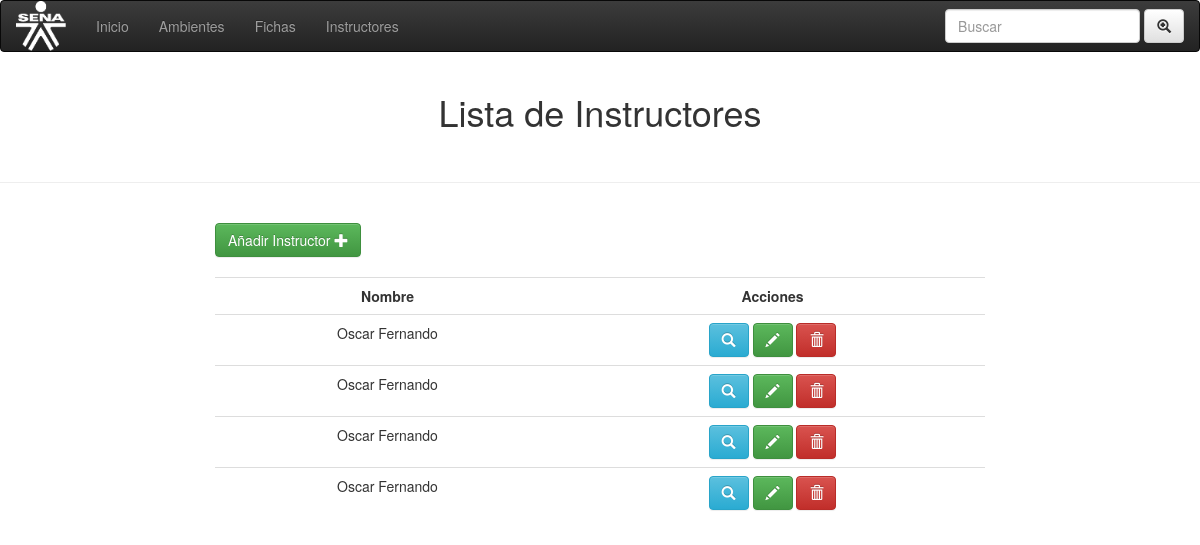
The app's page /instructores/gestionarIns.php, older data.
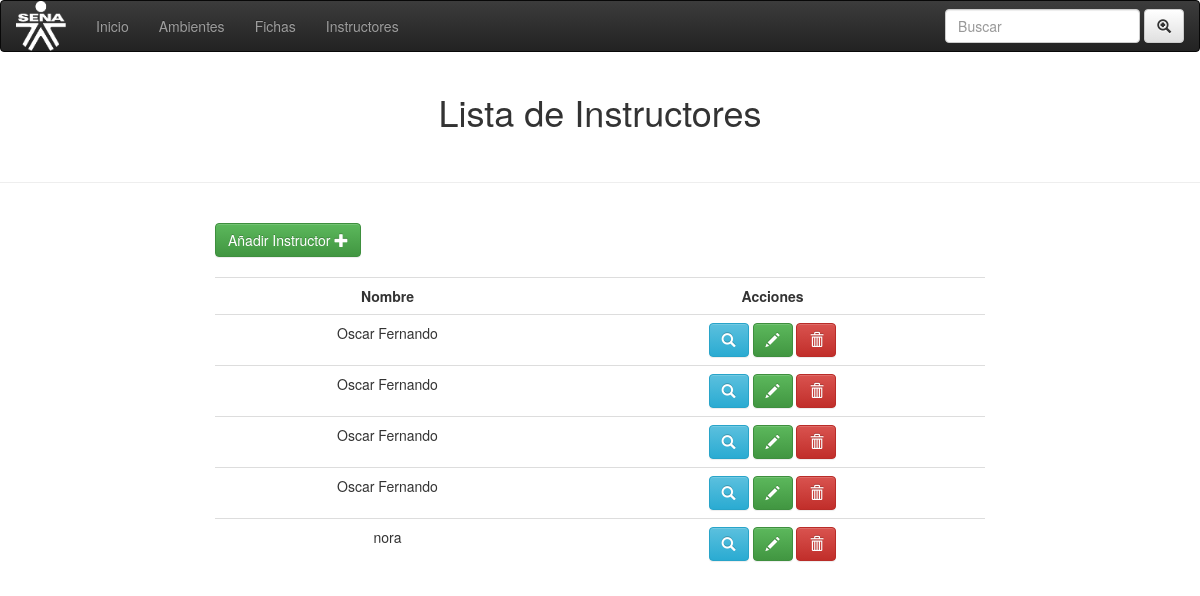
The same page, newer data.
### tables this page shows
CREATE TABLE `instructores` (
  `id` int(11) NOT NULL,
  `nombres` varchar(100) NOT NULL,
  `apellidos` varchar(100) NOT NULL,
  `especialidad` varchar(100) NOT NULL,
  `vinculacion1` varchar(100) NOT NULL,
  `tipoplanta` varchar(100) NOT NULL,
  `tipocontrato` varchar(100) NOT NULL,
  `cantidadhoras` varchar(100) NOT NULL,
  `actadministrativas` varchar(50) NOT NULL,
  `area` varchar(50) NOT NULL
);

### instructores/gestionarIns.php (the view, shortened to what this page needs)
<!DOCTYPE html>
<html lang="en">
<head>
  <link rel="stylesheet" href="css/bootstrap.min.css">
  <link rel="stylesheet" href="css/bootstrap-theme.min.css">
  <link rel="stylesheet" href="css/font-awesome.css">
  <link rel="stylesheet" href="css/index.css">
</head>
<body>
    <nav class="navbar navbar-inverse ">
      <div class="container-fluid">
        <div class="navbar-header">
           <a class="navbar-brand" href="#"><img id="img1" src="imgs/sena.png" class="img-rounded" width="100" height="100"></a>
        </div>
        <ul class="nav navbar-nav">
          <li><a href="../index.php">Inicio</a></li>
          <li><a href="../ambientes/ambientes.php">Ambientes</a></li>
          <li><a href="../fichas/index_ficha.php">Fichas</a></li>
          <li><a href="#">Instructores</a></li>
        </ul>
        <form method="POST" class="navbar-form navbar-right">
          <div class="form-group">
            <input type="text" name="navb" class="form-control" placeholder="Buscar">
          </div>
          <button type="submit" class="btn btn-default"><i class="glyphicon glyphicon-zoom-in"></i></button>
        </form>
      </div>
    </nav>
  <div class="container-fluid">
    <h1 class="text-center" >Lista de  Instructores</h1><br>
  </div>
  <hr>
    <br>
<div class="col-md-8 col-md-offset-2" >
  <a  class="btn btn-success " href="anadir.php">Añadir Instructor
    <i  class="glyphicon glyphicon glyphicon-plus" ></i>
  </a><br><br>
  <table class="text-center table table-hover">
    <tr class="text-center">
      <td><strong>Nombre</strong></td>
      <td><strong>Acciones</strong></td>
    </tr>
  <?php
     if(!empty($nav)){
        $nav = $_POST['navb'];
    $con = mysqli_connect('localhost','root','','programacion_trimestral');
    $sql = mysqli_query($con, "SELECT * FROM instructores WHERE nombres = '$nav'");
      }else{
        $con = mysqli_connect('localhost','root','','programacion_trimestral');
    $sql = mysqli_query($con, "SELECT * FROM instructores");
      }
    while($row = mysqli_fetch_array($sql)){ ?>
      <tr>
          <td><?php echo $row['nombres'] ?></td>
          <td>
            <a class='btn btn-info' href='consultar_instructor.php?id=<?php echo $row['id'] ?>' >
              <i data-toggle='tooltip' data-placement="top" title="Consultar" class='glyphicon glyphicon-search' ></i>
            </a>
            <a class='btn btn-success' href='Modificar.php?id=<?php echo $row['id'] ?>'>
              <i data-toggle='tooltip' data-placement='top' title='Modificar' class='glyphicon glyphicon-pencil' ></i>
            </a>
            <a class='btn btn-danger' href='<?php  ?> delete.php?id=<?php echo $row['id'] ?>'>
              <i data-toggle=tooltip data-placement='top' title='Eliminar' class='glyphicon glyphicon-trash' ></i>
            </a>
          </td>
        </tr>
   <?php } ?>
  </table>
</div>
</body>
</html>

### instructores/css/index.css (style rules this page uses)
img#img1 { height: 50px; width: 50px; top: -15px; position: relative; }

Row changes from the older to the newer data that the page shows:
added instructores: nombres "nora"
